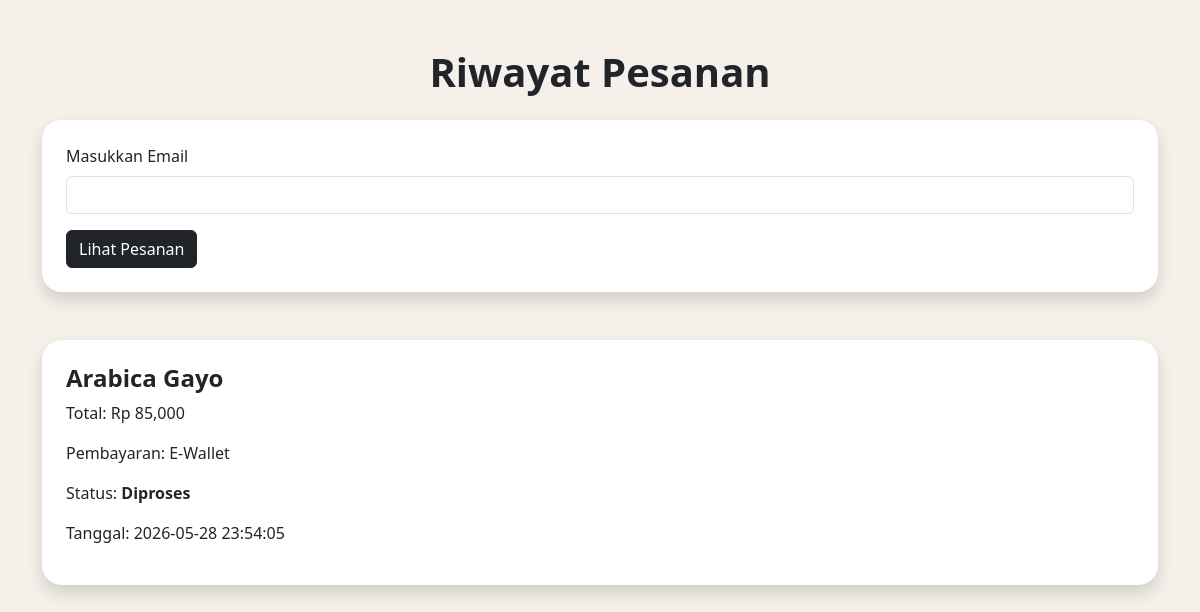
The app's page /riwayat.php?email=kohibuteng@gmail.com with its own data.
### tables this page shows
CREATE TABLE IF NOT EXISTS `pesanan` (
  `id` int NOT NULL AUTO_INCREMENT,
  `nama` varchar(100) DEFAULT NULL,
  `email` varchar(100) DEFAULT NULL,
  `alamat` text,
  `produk` varchar(100) DEFAULT NULL,
  `harga` int DEFAULT NULL,
  `payment` varchar(50) DEFAULT NULL,
  `status_pesanan` varchar(50) DEFAULT 'Menunggu Pembayaran',
  `bukti_transfer` varchar(255) DEFAULT NULL,
  `tanggal` timestamp NULL DEFAULT CURRENT_TIMESTAMP,
  `berat` varchar(20) DEFAULT NULL,
  `qty` int DEFAULT NULL,
  PRIMARY KEY (`id`)
);

### riwayat.php (the view, shortened to what this page needs)
<?php
include 'config/koneksi.php';
$data = null;
if(isset($_GET['email'])){
    $email = $_GET['email'];
    $data = mysqli_query($conn,
    "SELECT * FROM pesanan
    WHERE email='$email'
    ORDER BY id DESC"
    );
}
?>
<!DOCTYPE html>
<html lang="id">
<head>
    <link href="https://cdn.jsdelivr.net/npm/bootstrap@5.3.3/dist/css/bootstrap.min.css" rel="stylesheet">
</head>
<body>
<div class="container py-5">
    <h1 class="fw-bold mb-4 text-center">
        Riwayat Pesanan
    </h1>
    <div class="box shadow p-4 mb-5">
        <form method="GET">
            <label class="mb-2">
                Masukkan Email
            </label>
            <input
            type="email"
            name="email"
            class="form-control mb-3"
            required>
            <button class="btn btn-dark">
                Lihat Pesanan
            </button>
        </form>
    </div>
    <?php if($data != null){ ?>
        <?php while($d = mysqli_fetch_array($data)){ ?>
            <div class="box shadow p-4 mb-4">
                <h4 class="fw-bold">
                    <?php echo $d['produk']; ?>
                </h4>
                <p>
                    Total:
                    Rp <?php echo number_format($d['harga']); ?>
                </p>
                <p>
                    Pembayaran:
                    <?php echo $d['payment']; ?>
                </p>
                <p>
                    Status:
                    <b>
                    <?php echo $d['status_pesanan']; ?>
                    </b>
                </p>
                <p>
                    Tanggal:
                    <?php echo $d['tanggal']; ?>
                </p>
            </div>
        <?php } ?>
    <?php } ?>
</div>
</body>
</html>

### riwayat.php (style rules this page uses)
body { background-color: #f5f1ea; }
.box { background-color: white; border-radius: 20px; }

### records on screen
pesanan: produk "Arabica Gayo", harga "85,000", payment "E-Wallet", status_pesanan "Diproses", tanggal "2026-05-28 23:54:05"
